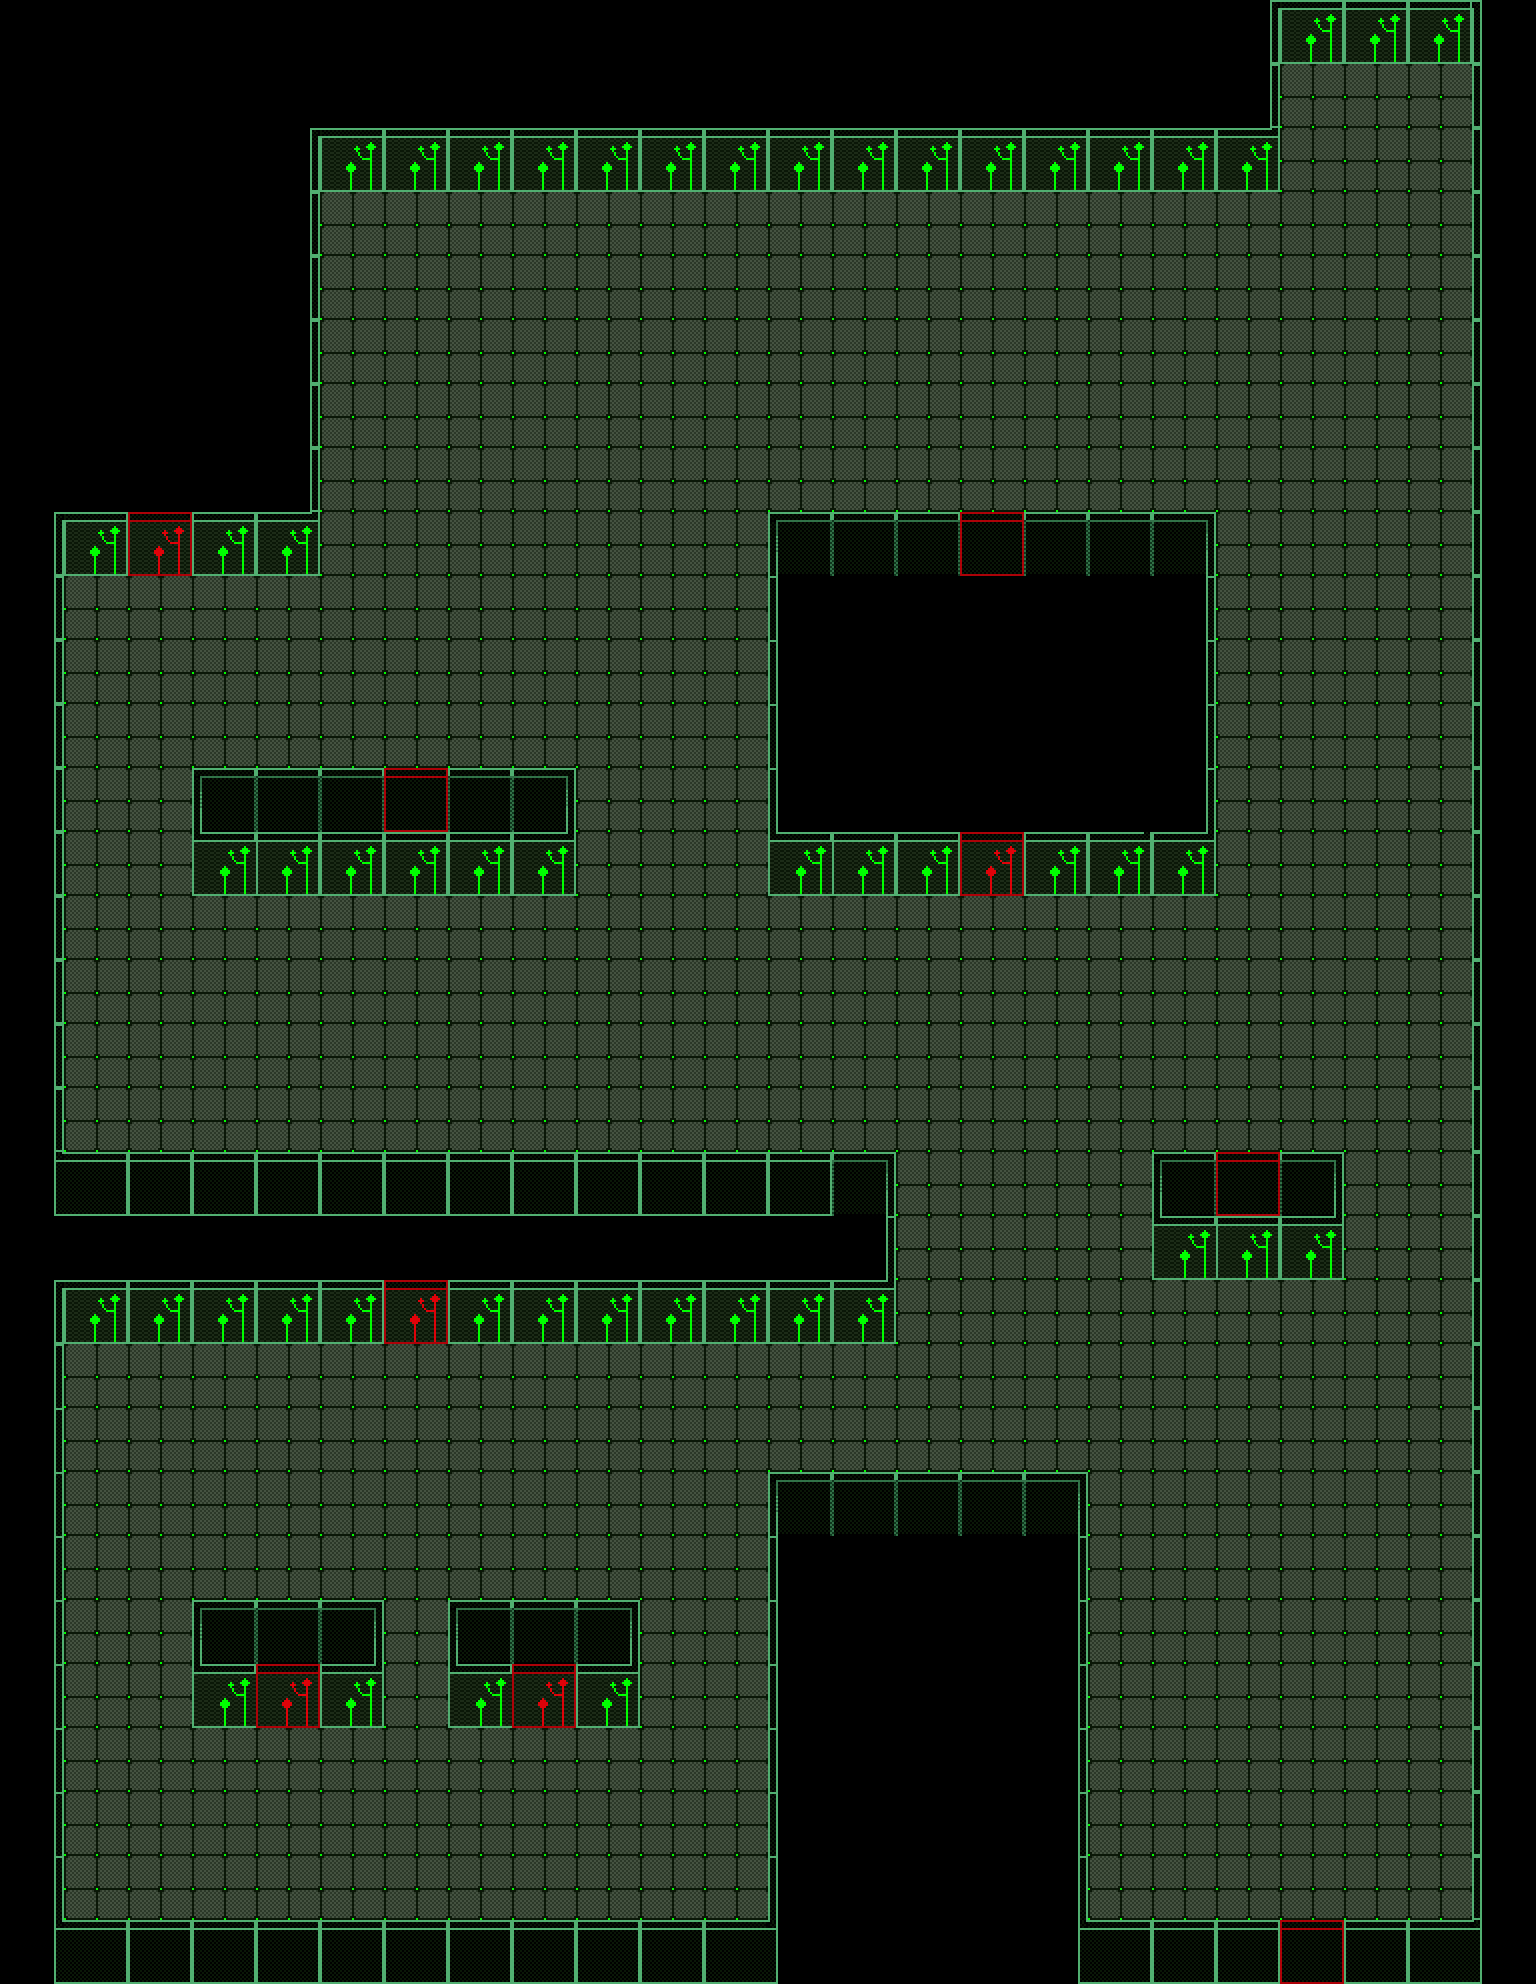

Rendered tile map (Tiled .tmx) drawn with the repository's tilesets; below, a short description and the map source with its tile grids summarised:
An orthogonal 24x31 tile map with 64x64 px tiles, 3 tile layers (coli, asd, infec).

<map version="1.0" orientation="orthogonal" renderorder="right-down" width="24" height="31" tilewidth="64" tileheight="64" nextobjectid="1">
 <properties>
  <property name="bugs" value="16" />
  <property name="chasing" value="6" />
  <property name="error" value="1" />
  <property name="trojan" value="1" />
  <property name="virus" value="0" />
 </properties>
 <tileset firstgid="1" name="tile-green" tilewidth="64" tileheight="64">
  <image source="../tile-green.png" width="256" height="448" />
  <tile id="2">
   <properties>
    <property name="bugs" value="16" />
    <property name="chasing" value="6" />
    <property name="error" value="0" />
    <property name="trojans" value="2" />
    <property name="virus" value="0" />
   </properties>
  </tile>
 </tileset>
 <layer name="coli" width="24" height="31">
  <data>[744 cells, 430 non-empty, 1 distinct tile ids]</data>
 </layer>
 <layer name="asd" width="24" height="31">
  <data>[744 cells, 198 non-empty, 21 distinct tile ids]</data>
 </layer>
 <layer name="infec" width="24" height="31">
  <data>[744 cells, 9 non-empty, 2 distinct tile ids]</data>
 </layer>
</map>
